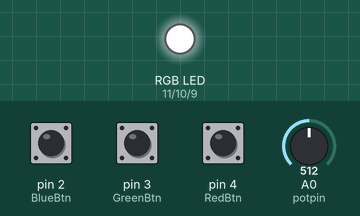
Bench run of a sketch on a simulated Arduino Uno, built with avr-gcc and run on an emulated ATmega328P. On the bench: an RGB LED mixed from three pins (HIGH = lit). Inputs (shaded band) come from the test bench; at power-on: pin 2 (BlueBtn) HIGH, A0 (potpin) = 512, pin 3 (GreenBtn) HIGH, pin 4 (RedBtn) HIGH. Dim RGB values are drawn brighter than linear.

Above: at 1.2 s.
1.3 s: pin 2 (BlueBtn) pulled LOW for 0.15 s
At 1.9 s:
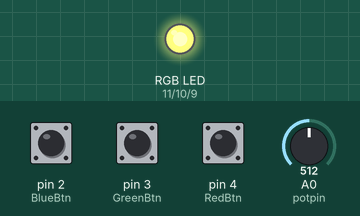
2.9 s: A0 (potpin) set to 716
At 3.2 s:
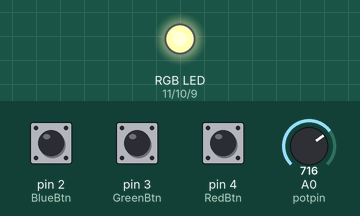
4.4 s: pin 3 (GreenBtn) pulled LOW for 0.15 s
At 5.7 s:
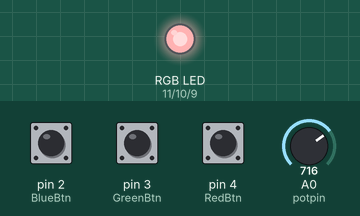
6.0 s: pin 4 (RedBtn) pulled LOW for 0.15 s
At 7.0 s:
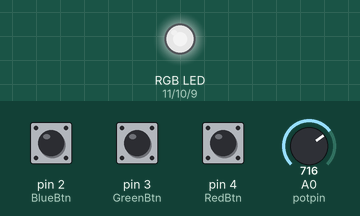
7.6 s: A0 (potpin) set to 900
At 8.3 s:
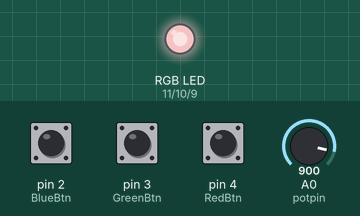
9.1 s: pin 2 (BlueBtn) pulled LOW for 1 s
At 9.6 s:
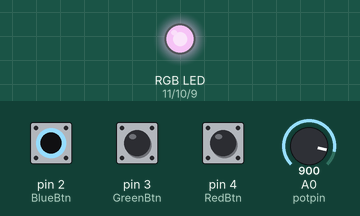
Timing chart, 0 to 12.1 s (numbered marks = the images above; inputs shaded):
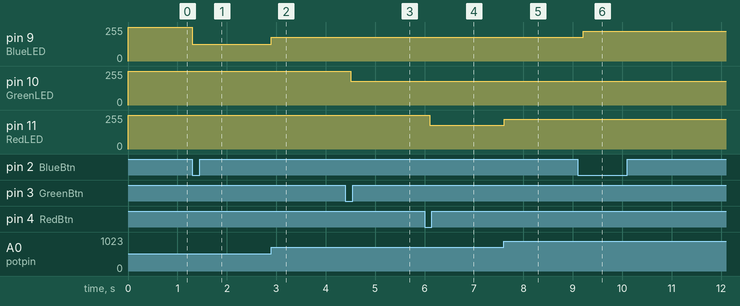

The sketch:

RGB_LED_Brightness_Controller.ino
```cpp
/*
Project: RGB LED Brightness Controller
Board: Arduino Uno

Description:
Use the Red, Green, and Blue buttons to select a color.
Adjust the brightness of the selected color using a potentiometer.
*/


//Button Pins
int BlueBtn=2;
int GreenBtn=3;
int RedBtn=4;

//LED Pins
int BlueLED=9;
int GreenLED=10;
int RedLED=11;

// Analog input pin
int potpin=A0;

// Time delay for smoother button response (milliseconds)
int DelayTime = 100;

void setup(){
  pinMode(BlueBtn,INPUT);
  pinMode(GreenBtn,INPUT);
  pinMode(RedBtn,INPUT);

/*
Enable the internal pull-up resistor
Prevents the input pin from floating
HIGH = Not Pressed
LOW = Pressed
*/
  digitalWrite(BlueBtn,HIGH);
  digitalWrite(GreenBtn,HIGH);
  digitalWrite(RedBtn,HIGH);

/*
Common Anode RGB LED.
The common pin is connected to +5V.
The LED turns ON when the pin is LOW.
(Reverse the logic for a Common Cathode RGB LED.)
*/
  digitalWrite(BlueLED,HIGH);
  digitalWrite(GreenLED,HIGH);
  digitalWrite(RedLED,HIGH);

  pinMode(potpin,INPUT);

  pinMode(BlueLED,OUTPUT);
  pinMode(GreenLED,OUTPUT);
  pinMode(RedLED,OUTPUT);
}

void loop(){
  //Read Button states
  int BlueBtnVal=digitalRead(BlueBtn);
  int GreenBtnVal=digitalRead(GreenBtn);
  int RedBtnVal=digitalRead(RedBtn);

//Control the Blue LED until another button is pressed
  while (BlueBtnVal==0 && GreenBtnVal==1 && RedBtnVal==1){

    // Read potentiometer value
    int potVal=analogRead(potpin);
    //Converts Potentiometer value (0-1023) into PWM value (0-255)
    int LEDval= (255./1023.)*potVal;
    analogWrite(BlueLED,LEDval);

    // Check if another button is pressed.
    GreenBtnVal=digitalRead(GreenBtn);
    RedBtnVal=digitalRead(RedBtn);
    delay(DelayTime);

    // Exit Blue mode if Green or Red is pressed.
    if (GreenBtnVal==0 || RedBtnVal==0){
      BlueBtnVal=1;
    }
  }
//Control the Green LED until another button is pressed
  while (BlueBtnVal==1 && GreenBtnVal==0 && RedBtnVal==1){

    int potVal=analogRead(potpin);
    int LEDval= (255./1023.)*potVal;
    analogWrite(GreenLED,LEDval);

    // Check if another button is pressed.
    BlueBtnVal=digitalRead(BlueBtn);
    RedBtnVal=digitalRead(RedBtn);
    delay(DelayTime);
    // Exit Green mode if Blue or Red is pressed
    if (BlueBtnVal==0 || RedBtnVal==0){
      GreenBtnVal=1;
    }
  }
//Control the Red LED until another button is pressed
  while (BlueBtnVal==1 && GreenBtnVal==1 && RedBtnVal==0){

    int potVal=analogRead(potpin);
    int LEDval= (255./1023.)*potVal;
    analogWrite(RedLED,LEDval);

    // Check if another button is pressed
    GreenBtnVal=digitalRead(GreenBtn);
    BlueBtnVal=digitalRead(BlueBtn);
    delay(DelayTime);

    // Exit Red mode if Green or Blue is pressed
    if (GreenBtnVal==0 || BlueBtnVal==0){
      RedBtnVal=1;
    }
  }
}
```

Measured:
- after the input at 1.3 s, pin 9 (BlueLED): 255/255 → 127/255 at once
- after the input at 2.9 s, pin 9 (BlueLED): 127/255 → 178/255 at once
- after the input at 4.4 s, pin 10 (GreenLED): 255/255 → 178/255 after 0.10 s
- after the input at 6.0 s, pin 11 (RedLED): 255/255 → 178/255 after 0.11 s
- after the input at 7.6 s, pin 11 (RedLED): 178/255 → 224/255 at once
- after the input at 9.1 s, pin 9 (BlueLED): 178/255 → 224/255 after 0.11 s
